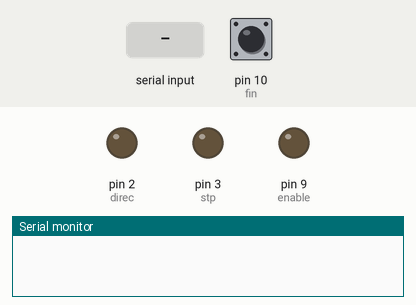
The sketch below on a simulated Arduino Uno, built with avr-gcc and run on an emulated ATmega328P. Parts: output pins drawn as LEDs (lit = HIGH), the last lines printed to the serial monitor. Dashed ring = blinking. Inputs (shaded band) come from the test bench; at power-on: pin 10 (fin) HIGH. Pins used as bus, display or sensor lines are not drawn.

Above: at 1.2 s.
1.3 s: "90,45\n" received over Serial
At 4.2 s:
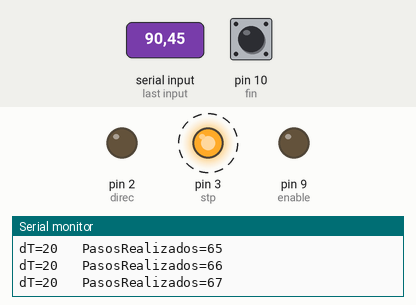
4.3 s: pin 10 (fin) pulled LOW for 0.15 s
At 4.8 s:
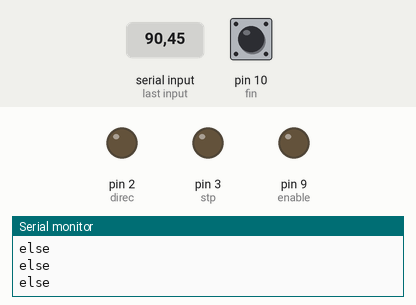
5.9 s: "5\n" received over Serial
At 8.1 s:
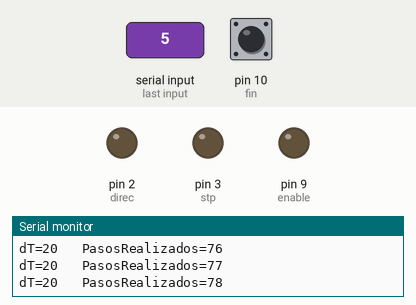
8.4 s: "30,150\n" received over Serial
At 9.56 s:
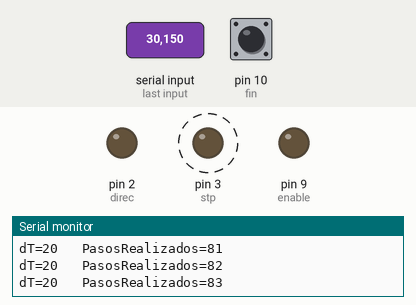
11.4 s: "90\n" received over Serial
At 15.17 s:
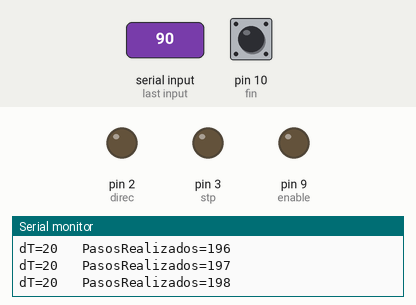
Timing chart, 0 to 15.4 s (numbered marks = the images above; inputs shaded):
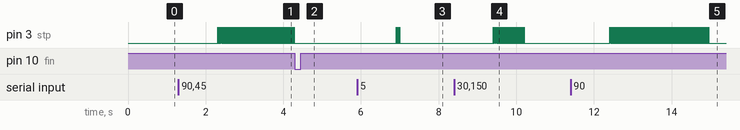

The sketch:

ComunArduino3_ino.ino
```cpp
#define Calibrando 1
#define Fin 0

int direc=2;
int stp=3;
int sleep=4;
int reset=5;
int ms3=6;
int ms2=7;
int ms1=8;
int enable=9;
int fin=10;
unsigned long PasosRealizados;
int t=10;
unsigned long PasosEnviados;
String readString;

void setup() {
  pinMode(enable,OUTPUT);
  pinMode(stp,OUTPUT);
  pinMode(direc,OUTPUT);
  pinMode(reset,OUTPUT);
  pinMode(sleep,OUTPUT);
  pinMode(ms1,OUTPUT);
  pinMode(ms2,OUTPUT);
  pinMode(ms3,OUTPUT);
  pinMode(fin,INPUT_PULLUP);
  digitalWrite(enable,LOW);
  digitalWrite(direc,LOW);
  digitalWrite(sleep,HIGH);
  digitalWrite(reset,HIGH);
  digitalWrite(ms1,HIGH);
  digitalWrite(ms2,HIGH);
  digitalWrite(ms3,HIGH);
  Serial.begin(9600);

}
void loop() {
int estado=Calibrando;
  switch (estado) {
     case Calibrando:
         while(!Serial.available()) {}
       // serial read section
          while ((Serial.available()) )
         {
          if (Serial.available() >0)
         {
        readString = Serial.readString();
         }
         }
        if (readString.length() >=0)
         {
        Serial.print("\t PasosEnviados= ");
        Serial.println(readString);
        PasosEnviados=readString.toInt();
       // pasos=300;
         }

      for (int i=0; i < PasosEnviados; i++)
      {
       if (digitalRead(fin) && PasosEnviados!=0)
       {
        digitalWrite(stp,HIGH);
        delay(t);
        digitalWrite(stp,LOW);
        delay(t);
        PasosRealizados=PasosRealizados+1;
        Serial.print("dT=");
        Serial.print(2*t);
        Serial.print("\t PasosRealizados=");
        Serial.println(PasosRealizados);
//        Serial.print("\nFIN");
        estado=Fin;
       }
       else
       {
        Serial.println("else");
        estado=Fin;
       }
   }

      break;
     case Fin:
     Serial.println("Fin");
       break;

}
}
```

Measured:
- after the input at 1.3 s, pin 3 (stp): alternates HIGH for 0.01 s and LOW for 0.02 s, starting after 1.0 s
- after the input at 4.3 s, pin 3 (stp): stops changing and stays LOW
- after the input at 5.9 s, pin 3 (stp): alternates HIGH for 0.01 s and LOW for 0.01 s, 10 changes in all, then stays LOW, starting after 1.0 s
- after the input at 8.4 s, pin 3 (stp): alternates HIGH for 0.01 s and LOW for 0.02 s, 60 changes in all, then stays LOW, starting after 1.0 s
- after the input at 11.4 s, pin 3 (stp): alternates HIGH for 0.01 s and LOW for 0.02 s, 180 changes in all, then stays LOW, starting after 1.0 s
